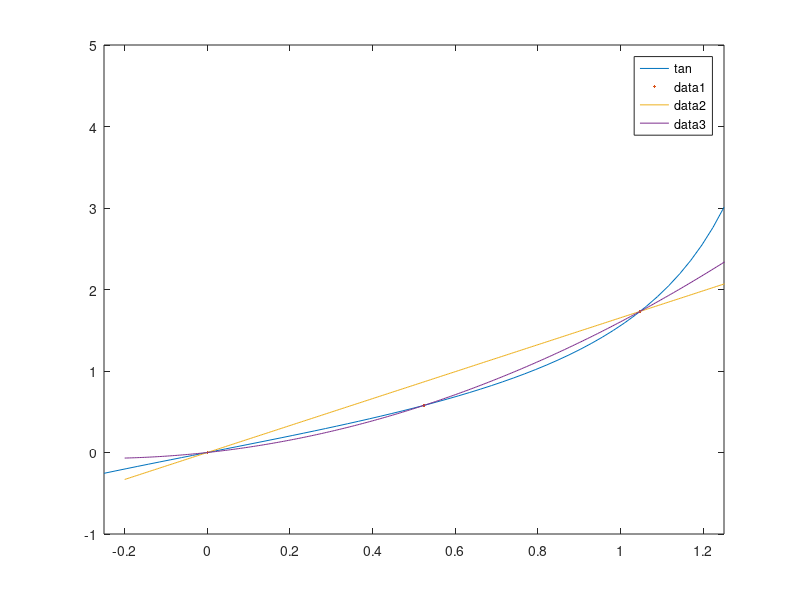

The MATLAB script that drew this image:
%% 
% We plot a cardinal polynomial for $n=5$ and $k=2$. 
t = [ 0, pi/6, pi/3 ];
n = 2;  
y = tan(t);
fplot(@tan,[-0.25,1.25]), hold on
plot(t,y,'.')
x = linspace(-0.2,1.8,501)';        % for evaluation/plot

%%
% Here we use just the first and last nodes.
t13 = t(1)-t(3);
P1 = y(1)*(x-t(3))/t13 - y(3)*(x-t(1))/t13;
plot(x,P1)

%%
% Now use all three nodes. The need to take a product over the nodes in the
% numerator for all the points in x requires some care. The vectorized
% (non-looped) version is given here. 
P2 = 0;
for k = 0:2
    notk = [0:k-1 k+1:2];
    xmt = bsxfun(@minus,x,t(notk+1));
    P2 = P2 + y(k+1)*prod(xmt,2) ./ prod(t(k+1)-t(notk+1));
end
plot(x,P2)

%%
% As we expect, the quadratic approximation is better than the linear one. 
